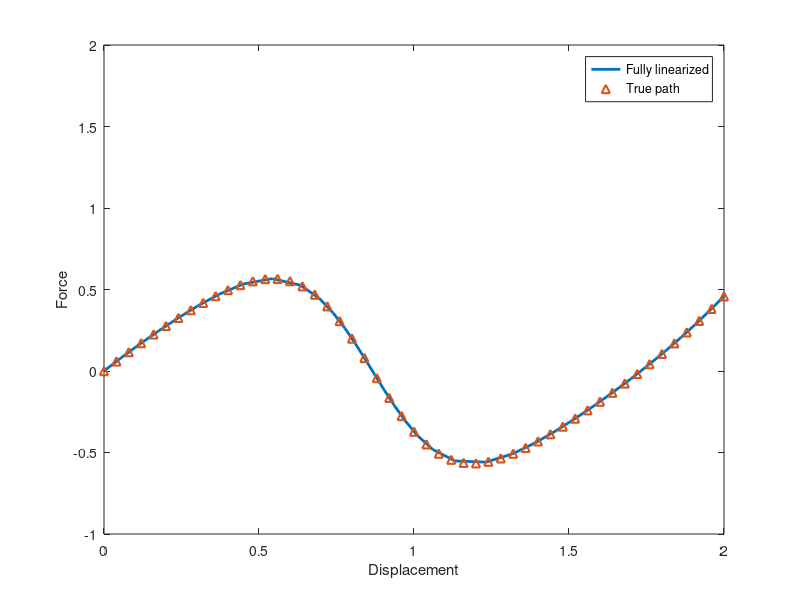

This chart was generated by the following MATLAB code:
%% Exercise 1.4
clc;
clear
close all;

path_steps = 50;
y0 = sind(60);      % Initial angle
u = 0;              % Initial displacement
du = 0;             % Initial displacement
kbar = 0;           % No spring
force_curve = zeros(path_steps, 1);   % Normalised force
ubar = zeros(path_steps, 1);          % Normalised diplacement
TOL = 1E-10;
cTOL = 1E-10;

f_ext = 0;
%df = 0.1;
f_int = 0;
du_tot = 0;
dP_tot = 0;
P = 0;
p = 1;
fi = 1;
l = 0.1; % Radius of circle
dlambda = 0;
c = 0;
lambda = 0;

for n = 1:path_steps
    disp(['Path Step: ', num2str(abs(n))]);
    
    iter = 1;
    res = 0;
    c = 0;
    P0 = f_ext;
    u0 = u;
    
    while abs(res) > TOL || abs(c) > cTOL || iter == 1      % Equilibrium iteration
        disp(['Residual: ', num2str(abs(res))]);
        
        Kt = (2/5)*((-3*(u-y0)/((1-2*u*y0+u^2)^(5/2))-(2*u-2*y0))*(y0-u)-(1/(lambda^3)-lambda^2));
        
        % Pseudo displacement increment
        du_r = -res/Kt;
        du_p = p/Kt;
        
        if iter == 1            % The first iteration we need to calculate dlambda differently due to denominator in c will become zero
            if n > 1
                s = sign(du_tot*du_p+dP_tot);
                %s = sign(du*du_p + dlambda);       VARFÖR FUNKAR INTE
                %DENNA???
                dlambda = s*(l/sqrt(du_p^2+fi*p^2));
            else
                dlambda = l/sqrt(du_p^2+fi*p^2); % s = 1 i första iterationen
            end
        else
            % Load parameter
            dlambda = -(c+2*du_tot*du_r)/(2*du_tot*du_p+2*fi*dP_tot*p);
        end
        
        % Update load
        dP = dlambda*p;
        P = P + dP;
        dP_tot = P - P0;     % eq. 1.92???
        
        % Displacement vector
        du = du_r + dlambda*du_p;
        u = u + du;
        du_tot = u - u0;    % eq. 1.92???
        
        %du_tot = du_tot + du;          VARFÖR INTE DESSA???
        %dP_tot = dP_tot + dP;
        
        lambda = sqrt(1 - 2*u*y0 + u^2);
        f_int = (2/5)*(1/(lambda^3)-lambda^2)*(y0-u); % + kbar*u;
        f_ext = P;
        
        % Out of balance forces
        res = f_int - f_ext;
        c = du_tot^2 + fi*dP_tot^2 - l^2;
        
        iter = 2;
        
    end
    
    
    force_curve(n+1) = f_ext;     % Numerical force results from Euler Forward
    ubar(n+1) = u;            % Normalised displacement
    
end


Pbar = [];
p = 0;
u = 0:0.04:2;
for i = 1:length(u)  % True equilibrium path
    
    lambda = sqrt(1 - 2*u(i)*y0 + u(i)^2);
    p = (2/5)*(1/(lambda^3)-lambda^2)*(y0-u(i));
    
    Pbar = [Pbar; p];
    
end


figure(1)
p1 = plot(ubar, force_curve, 'LineWidth', 2);
hold on
p2 = plot(u, Pbar, '^', 'LineWidth', 1.5);
hold off
xlabel('Displacement')
ylabel('Force')
legend([p1 p2], 'Fully linearized', 'True path')
xlim([0 2])